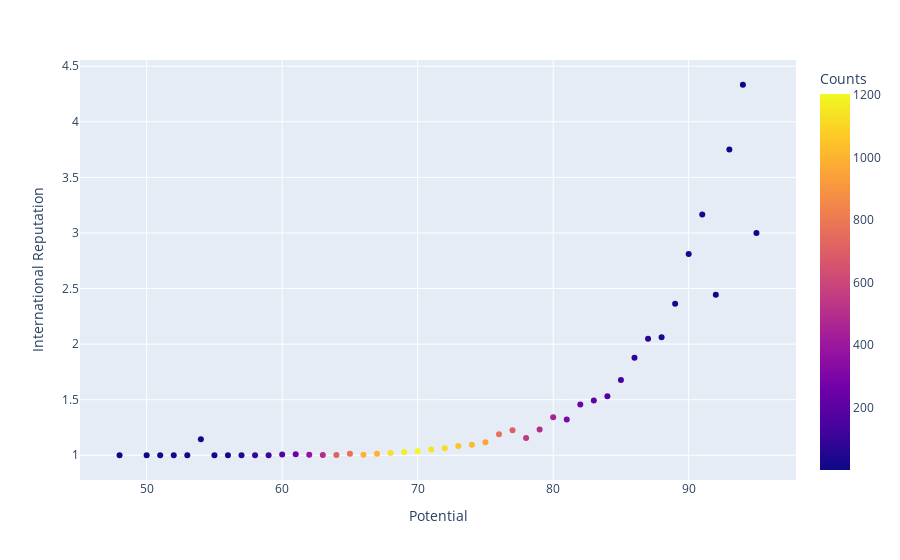

The cell this chart's notebook holds for it:
### Markdown cell above
# Есть ли зависимость между потенциалом (Potential) и Международным Рейтингом футболистов (International Reputation)? Визуализируте её. Влияет ли на потенциал игровая нога? Почему так может случиться? (картинка в тему)

![Коазуация или корреляция?](causuation.png "???")

### Code cell
# 🤔 угадайте что
# Как делать такие вещи по-людски??? Чтобы не было стыдно за код
def groupby_cnt(df, by, column, arg='mean'):
    if (arg == 'mean'):
        group = df.groupby(by, as_index=False)[column].mean()
    else:
        group = df.groupby(by, as_index=False)[column].median()

    cnt = df.groupby(by).apply(lambda x:x['Name'].count()).reset_index(name='Counts')

    ans = group.join(cnt.set_index(by), on=by).sort_values(by=column)

    return ans

px.scatter(groupby_mean_cnt(df, 'Potential', 'International Reputation'), x = 'Potential', y = 'International Reputation', color = 'Counts')

### Figure 1 — Plotly figure (JSON) as saved in the notebook; plotly's stock layout.template omitted (floating-point values rounded to 4 significant figures)
{"data": [{"hovertemplate": "Potential=%{x}<br>International Reputation=%{y}<br>Counts=%{marker.color}<extra></extra>", "legendgroup": "", "marker": {"color": [2, 2, 2, 10, 6, 7, 18, 24, 47, 87, 125, 165, 251, 379, 495, 714, 768, 996, 991, 1136, 1175, 1203, 1140, 1122, 1051, 1015, 951, 769, 698, 547, 494, 446, 307, 251, 219, 181, 139, 82, 61, 48, 33, 21, 12, 9, 4, 3, 1], "coloraxis": "coloraxis", "symbol": "circle"}, "mode": "markers", "name": "", "orientation": "v", "showlegend": false, "type": "scatter", "x": [48, 50, 51, 52, 53, 54, 55, 56, 57, 58, 59, 60, 61, 62, 63, 64, 65, 66, 67, 68, 69, 70, 71, 72, 73, 74, 75, 76, 77, 78, 79, 80, 81, 82, 83, 84, 85, 86, 87, 88, 89, 90, 91, 92, 93, 94, 95], "xaxis": "x", "y": [1, 1, 1, 1, 1, 1.143, 1, 1, 1, 1, 1, 1.006, 1.008, 1.006, 1.002, 1.001, 1.014, 1.005, 1.013, 1.021, 1.029, 1.035, 1.052, 1.063, 1.083, 1.095, 1.117, 1.189, 1.224, 1.156, 1.231, 1.341, 1.322, 1.456, 1.493, 1.53, 1.676, 1.878, 2.049, 2.062, 2.364, 2.81, 3.167, 2.444, 3.75, 4.333, 3], "yaxis": "y"}], "layout": {"coloraxis": {"colorbar": {"title": {"text": "Counts"}}, "colorscale": [[0, "#0d0887"], [0.1111, "#46039f"], [0.2222, "#7201a8"], [0.3333, "#9c179e"], [0.4444, "#bd3786"], [0.5556, "#d8576b"], [0.6667, "#ed7953"], [0.7778, "#fb9f3a"], [0.8889, "#fdca26"], [1, "#f0f921"]]}, "legend": {"tracegroupgap": 0}, "margin": {"t": 60}, "xaxis": {"anchor": "y", "domain": [0, 1], "title": {"text": "Potential"}}, "yaxis": {"anchor": "x", "domain": [0, 1], "title": {"text": "International Reputation"}}}}
